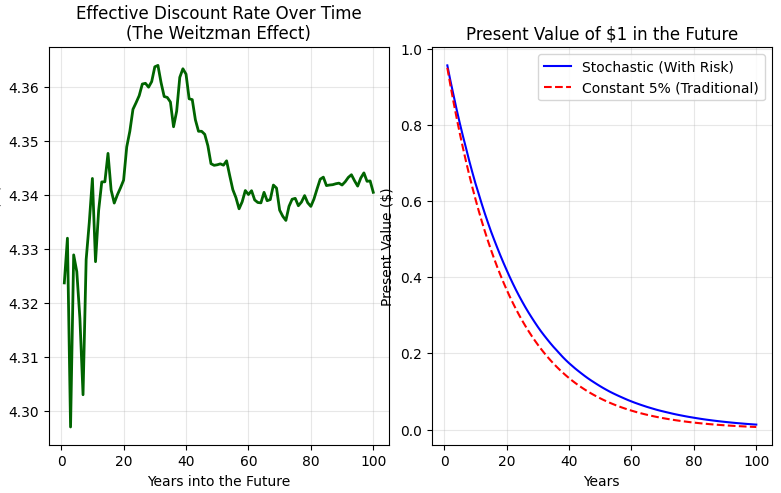

Here is the Python script that generated this plot:
import numpy as np
import matplotlib.pyplot as plt

def run_discount_simulation():
    # 参数设置
    years = 100         # 模拟时长：100年
    n_paths = 5000      # 蒙特卡洛模拟路径数
    delta = 0.005       # 纯时间偏好率 (Stern倾向于接近0)
    gamma = 2.0         # 边际效用弹性 (社会对不平等的厌恶程度)

    # 1. 模拟不确定的经济增长率 g
    # 假设均值为 2%，但存在 3% 的标准差（模拟气候风险导致的波动）
    g_paths = np.random.normal(0.02, 0.03, (n_paths, years))

    # 2. 计算每条路径下的随机贴现率 r = delta + gamma * g
    r_paths = delta + gamma * g_paths

    # 3. 计算贴现因子 (Discount Factor): DF = exp(-sum(r_t))
    # 这一步体现了复合增长的影响
    discount_factors = np.exp(-np.cumsum(r_paths, axis=1))

    # 4. 计算“确定性等效”贴现率 (Certainty-Equivalent Rate)
    # 这是论文的核心：从期望的贴现因子中反推出来的有效利率
    expected_df = np.mean(discount_factors, axis=0)
    effective_rate = -np.log(expected_df) / np.arange(1, years + 1)

    # --- 绘图分析 ---
    plt.figure(figsize=(12, 6))

    # 子图1：有效贴现率随时间下降 (Weitzman效应)
    plt.subplot(1, 2, 1)
    plt.plot(range(1, years + 1), effective_rate * 100, color='darkgreen', linewidth=2)
    plt.title("Effective Discount Rate Over Time\n(The Weitzman Effect)")
    plt.xlabel("Years into the Future")
    plt.ylabel("Effective Rate (%)")
    plt.grid(True, alpha=0.3)

    # 子图2：未来100年后 $1 的现值对比
    plt.subplot(1, 2, 2)
    plt.plot(range(1, years + 1), expected_df, label="Stochastic (With Risk)", color='blue')
    # 对比项：恒定 5% 贴现率
    constant_df = np.exp(-0.05 * np.arange(1, years + 1))
    plt.plot(range(1, years + 1), constant_df, label="Constant 5% (Traditional)", linestyle='--', color='red')
    
    plt.title("Present Value of $1 in the Future")
    plt.xlabel("Years")
    plt.ylabel("Present Value ($)")
    plt.legend()
    plt.grid(True, alpha=0.3)

    plt.tight_layout()
    plt.show()

if __name__ == "__main__":
    run_discount_simulation()
